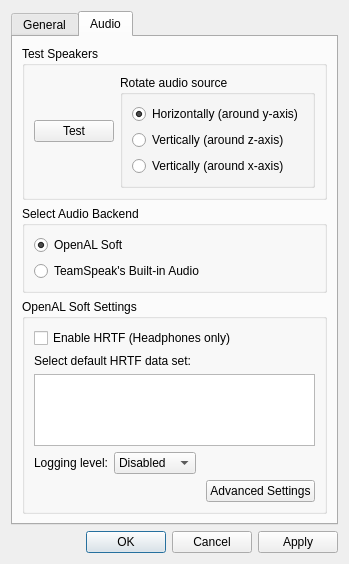
<?xml version="1.0" encoding="UTF-8"?>
<ui version="4.0">
 <class>SettingsDialog</class>
 <widget class="QDialog" name="SettingsDialog">
  <property name="geometry">
   <rect>
    <x>0</x>
    <y>0</y>
    <width>340</width>
    <height>528</height>
   </rect>
  </property>
  <property name="windowTitle">
   <string>TessuMod Settings</string>
  </property>
  <layout class="QVBoxLayout" name="verticalLayout">
   <item>
    <widget class="QTabWidget" name="tabWidget">
     <property name="currentIndex">
      <number>1</number>
     </property>
     <widget class="QWidget" name="tab">
      <attribute name="title">
       <string>General</string>
      </attribute>
      <layout class="QVBoxLayout" name="verticalLayout_3">
       <item>
        <widget class="QCheckBox" name="positionalAudioCheckBox">
         <property name="text">
          <string>Enable Positional Audio</string>
         </property>
         <property name="checked">
          <bool>true</bool>
         </property>
        </widget>
       </item>
       <item>
        <spacer name="verticalSpacer">
         <property name="orientation">
          <enum>Qt::Vertical</enum>
         </property>
         <property name="sizeHint" stdset="0">
          <size>
           <width>20</width>
           <height>40</height>
          </size>
         </property>
        </spacer>
       </item>
      </layout>
     </widget>
     <widget class="QWidget" name="tab_2">
      <attribute name="title">
       <string>Audio</string>
      </attribute>
      <layout class="QVBoxLayout" name="verticalLayout_4">
       <item>
        <widget class="QGroupBox" name="groupBox_3">
         <property name="title">
          <string>Test Speakers</string>
         </property>
         <layout class="QHBoxLayout" name="horizontalLayout_2">
          <item>
           <spacer name="horizontalSpacer">
            <property name="orientation">
             <enum>Qt::Horizontal</enum>
            </property>
            <property name="sizeHint" stdset="0">
             <size>
              <width>40</width>
              <height>20</height>
             </size>
            </property>
           </spacer>
          </item>
          <item>
           <widget class="QPushButton" name="testButton">
            <property name="text">
             <string>Test</string>
            </property>
           </widget>
          </item>
          <item>
           <spacer name="horizontalSpacer_3">
            <property name="orientation">
             <enum>Qt::Horizontal</enum>
            </property>
            <property name="sizeHint" stdset="0">
             <size>
              <width>40</width>
              <height>20</height>
             </size>
            </property>
           </spacer>
          </item>
          <item>
           <widget class="QGroupBox" name="groupBox_4">
            <property name="title">
             <string>Rotate audio source</string>
            </property>
            <layout class="QVBoxLayout" name="verticalLayout_5">
             <item>
              <widget class="QRadioButton" name="rotateYRadioButton">
               <property name="text">
                <string>Horizontally (around y-axis)</string>
               </property>
               <property name="checked">
                <bool>true</bool>
               </property>
              </widget>
             </item>
             <item>
              <widget class="QRadioButton" name="rotateZRadioButton">
               <property name="text">
                <string>Vertically (around z-axis)</string>
               </property>
              </widget>
             </item>
             <item>
              <widget class="QRadioButton" name="rotateXRadioButton">
               <property name="text">
                <string>Vertically (around x-axis)</string>
               </property>
              </widget>
             </item>
            </layout>
           </widget>
          </item>
         </layout>
        </widget>
       </item>
       <item>
        <widget class="QGroupBox" name="groupBox">
         <property name="title">
          <string>Select Audio Backend</string>
         </property>
         <layout class="QVBoxLayout" name="verticalLayout_2">
          <item>
           <widget class="QRadioButton" name="openALRadioButton">
            <property name="text">
             <string>OpenAL Soft</string>
            </property>
            <property name="checked">
             <bool>true</bool>
            </property>
           </widget>
          </item>
          <item>
           <widget class="QRadioButton" name="builtinAudioRadioButton">
            <property name="text">
             <string>TeamSpeak's Built-in Audio</string>
            </property>
           </widget>
          </item>
         </layout>
        </widget>
       </item>
       <item>
        <widget class="QGroupBox" name="openALGroupBox">
         <property name="enabled">
          <bool>true</bool>
         </property>
         <property name="title">
          <string>OpenAL Soft Settings</string>
         </property>
         <layout class="QVBoxLayout" name="verticalLayout_6">
          <item>
           <widget class="QCheckBox" name="enableHrtfCheckBox">
            <property name="text">
             <string>Enable HRTF (Headphones only)</string>
            </property>
           </widget>
          </item>
          <item>
           <widget class="QLabel" name="label">
            <property name="text">
             <string>Select default HRTF data set:</string>
            </property>
           </widget>
          </item>
          <item>
           <widget class="QListView" name="hrtfDataSetListView">
            <property name="toolTip">
             <string>&lt;html&gt;&lt;head/&gt;&lt;body&gt;&lt;p&gt;&lt;span style=&quot; font-weight:600;&quot;&gt;Selecting data set:&lt;/span&gt;&lt;/p&gt;&lt;p&gt;Select a data set from this list and then play the test sound using horizontal rotation. Try to find a data set where the test sound rotates horizontally at same level around you.&lt;/p&gt;&lt;/body&gt;&lt;/html&gt;</string>
            </property>
            <property name="editTriggers">
             <set>QAbstractItemView::NoEditTriggers</set>
            </property>
           </widget>
          </item>
          <item>
           <layout class="QHBoxLayout" name="horizontalLayout_4">
            <item>
             <widget class="QLabel" name="label_2">
              <property name="text">
               <string>Logging level:</string>
              </property>
             </widget>
            </item>
            <item>
             <widget class="QComboBox" name="loggingLevelComboBox">
              <property name="toolTip">
               <string>&lt;html&gt;&lt;head/&gt;&lt;body&gt;&lt;p&gt;Logging level to use for OpenAL's logging output.&lt;/p&gt;&lt;p&gt;The log entries go to TeamSpeak &amp;gt; Tools &amp;gt; Client Log.&lt;/p&gt;&lt;/body&gt;&lt;/html&gt;</string>
              </property>
              <item>
               <property name="text">
                <string>Disabled</string>
               </property>
              </item>
              <item>
               <property name="text">
                <string>Errors</string>
               </property>
              </item>
              <item>
               <property name="text">
                <string>Warnings</string>
               </property>
              </item>
              <item>
               <property name="text">
                <string>Info</string>
               </property>
              </item>
              <item>
               <property name="text">
                <string>Debug</string>
               </property>
              </item>
             </widget>
            </item>
            <item>
             <spacer name="horizontalSpacer_4">
              <property name="orientation">
               <enum>Qt::Horizontal</enum>
              </property>
              <property name="sizeHint" stdset="0">
               <size>
                <width>40</width>
                <height>20</height>
               </size>
              </property>
             </spacer>
            </item>
           </layout>
          </item>
          <item>
           <layout class="QHBoxLayout" name="horizontalLayout">
            <item>
             <spacer name="horizontalSpacer_2">
              <property name="orientation">
               <enum>Qt::Horizontal</enum>
              </property>
              <property name="sizeHint" stdset="0">
               <size>
                <width>40</width>
                <height>20</height>
               </size>
              </property>
             </spacer>
            </item>
            <item>
             <widget class="QPushButton" name="openALAdvancedButton">
              <property name="toolTip">
               <string>&lt;html&gt;&lt;head/&gt;&lt;body&gt;&lt;p&gt;Opens OpenAL's global configuration file to text editor associated with INI-files.&lt;/p&gt;&lt;p&gt;&lt;br/&gt;&lt;/p&gt;&lt;p&gt;Any changes made to the file will immediately take effect.&lt;/p&gt;&lt;/body&gt;&lt;/html&gt;</string>
              </property>
              <property name="text">
               <string>Advanced Settings</string>
              </property>
             </widget>
            </item>
           </layout>
          </item>
         </layout>
        </widget>
       </item>
      </layout>
     </widget>
    </widget>
   </item>
   <item>
    <widget class="QDialogButtonBox" name="buttonBox">
     <property name="orientation">
      <enum>Qt::Horizontal</enum>
     </property>
     <property name="standardButtons">
      <set>QDialogButtonBox::Apply|QDialogButtonBox::Cancel|QDialogButtonBox::Ok</set>
     </property>
    </widget>
   </item>
  </layout>
 </widget>
 <resources/>
 <connections>
  <connection>
   <sender>buttonBox</sender>
   <signal>accepted()</signal>
   <receiver>SettingsDialog</receiver>
   <slot>accept()</slot>
   <hints>
    <hint type="sourcelabel">
     <x>227</x>
     <y>296</y>
    </hint>
    <hint type="destinationlabel">
     <x>157</x>
     <y>274</y>
    </hint>
   </hints>
  </connection>
  <connection>
   <sender>buttonBox</sender>
   <signal>rejected()</signal>
   <receiver>SettingsDialog</receiver>
   <slot>reject()</slot>
   <hints>
    <hint type="sourcelabel">
     <x>295</x>
     <y>302</y>
    </hint>
    <hint type="destinationlabel">
     <x>286</x>
     <y>274</y>
    </hint>
   </hints>
  </connection>
 </connections>
 <slots>
  <slot>onPositionalAudioToggled(bool)</slot>
  <slot>onAudioBackendChanged()</slot>
 </slots>
</ui>
